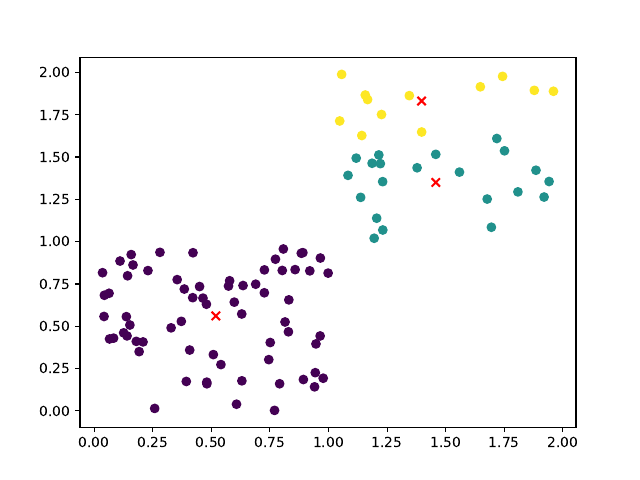

The Python source for this figure:
from typing import List
import numpy as np
import matplotlib.pyplot as plt

class KMeans(object):
    
    def __init__(self, data: np.ndarray, k: int=3):
        assert isinstance(data, np.ndarray)
        assert isinstance(k, int)
        assert len(data.shape) == 2
        
        self.data = data
        self.k = k
        self.centroids = self.data[np.random.choice(len(self.data), self.k, replace=False)]
        self.cluster_assignment = np.array([0 for _ in range(len(self.data))])

    def fit(self):

        while True:
            
            updated = False
            for data_ind, data_point in enumerate(self.data):
                min_distance = np.inf
                min_distance_index = None
                for centroid_index, centroid in enumerate(self.centroids):
                    distance = np.linalg.norm(data_point - centroid)
                    if distance < min_distance:
                        min_distance = distance
                        min_distance_index = centroid_index

                if min_distance_index != self.cluster_assignment[data_ind]:
                    self.cluster_assignment[data_ind] = min_distance_index
                    updated = True
            
            if not updated:
                break

            for centroid_index, _ in enumerate(self.centroids):
                self.centroids[centroid_index] = self.data[self.cluster_assignment == centroid_index].mean(axis=0)

N = 100
num_features = 2
data  = np.random.rand(N, num_features)
data[:N//3, :] += 1
model = KMeans(data, k=3)
model.data
model.fit()

plt.figure()
plt.scatter([c[0] for c in model.centroids], [c[1] for c in model.centroids], c='r', marker='x')
plt.scatter([d[0] for d in data], [d[1] for d in data], c=model.cluster_assignment)
plt.savefig('k_means_clustering.pdf')